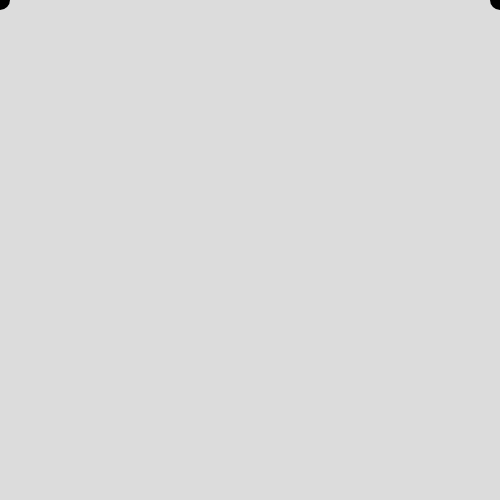
Frame 1 (no input)
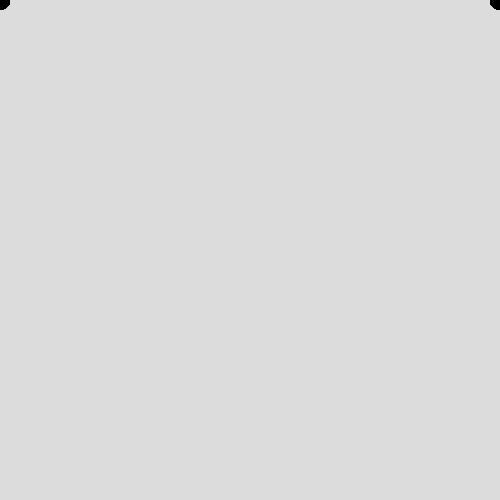
Frame 60 (no input)
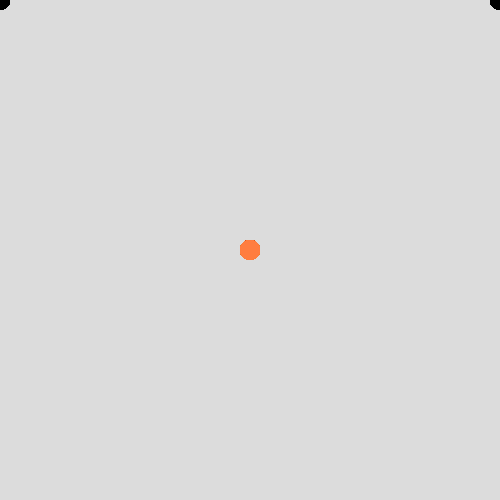
Frame 120 (the mouse pressed at the canvas centre since frame 60)

The p5.js sketch that drew these frames (run headless with seeded random() and noise() and a simulated clock; from frame 60 on, the mouse is pressed at the canvas centre):

// p5.js sketch
// ── sketch.js
function setup() {
  createCanvas(500, 500);
  background(220);
}

function draw() {
  //01 what happens if background is in the setup 
  //   also, using mouse x/y values as the variables. 
  //   to move, objects in the canvas. 
  //background(220);
  //rect(mouseX,mouseY,40,40);
  //ellipse(mouseX,mouseY,100,50);

  //02 using othe inbuit variables, 
  // a) mouse - x,y
  //ellipse(mouseX,mouseY,100,50);
  // b) frame count 
  //noStroke()
  //fill(random(0,255),random(0,255),random(0,255),random(0,255));
  //ellipse (random(0,500),random(0,500),100,50);
  // c) width of canvas
  //ellipseMode("center") 
  //fill("white")
  //ellipse(250,250,height/2,cos(frameCount/100)*300);
  //fill("red")
  //ellipse(250,250,20,20)
  noStroke()
  fill(mouseX/0.5,mouseY/2,mouseX/4);
  ellipse(mouseX,mouseY,20,20);
  ellipse(width-mouseX,mouseY,20,20);

  

}
